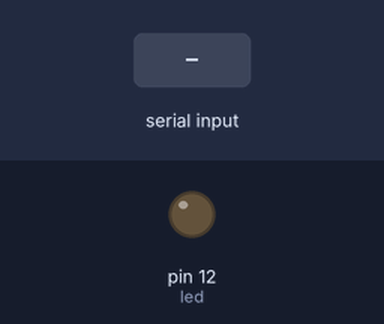
This sketch was run on a simulated Arduino Uno, built with avr-gcc and run on an emulated ATmega328P. Shown: output pins drawn as LEDs (lit = HIGH). Inputs (shaded band) come from the test bench.

Above: at 1.2 s.
1.3 s: "90,45\n" received over Serial
At 1.7 s:
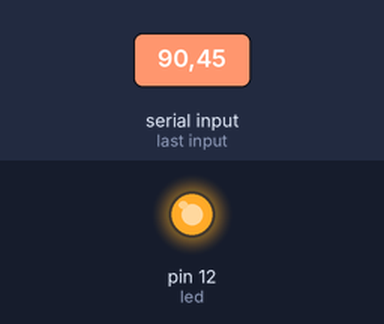
Timing chart, 0 to 4.3 s (numbered marks = the images above; inputs shaded):
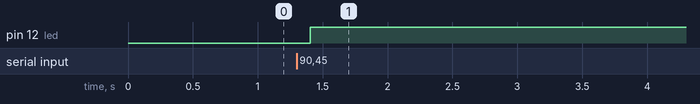

Measured:
- after the input at 1.3 s, pin 12 (led): LOW → HIGH after 0.11 s

The sketch:

Prog_2_envioDatos_EVtoSE.ino
```cpp
int led = 12;

void setup() {
  // put your setup code here, to run once:
  pinMode(led, OUTPUT);

  Serial.begin(9600);
  Serial.setTimeout(100);//ms
}

int v;
void loop() {
  // put your main code here, to run repeatedly:
  if(Serial.available()>0){
      v = Serial.readString().toInt();

      digitalWrite(led, v); // 1 = HIGH --- 0 = LOW
    }
}
```
